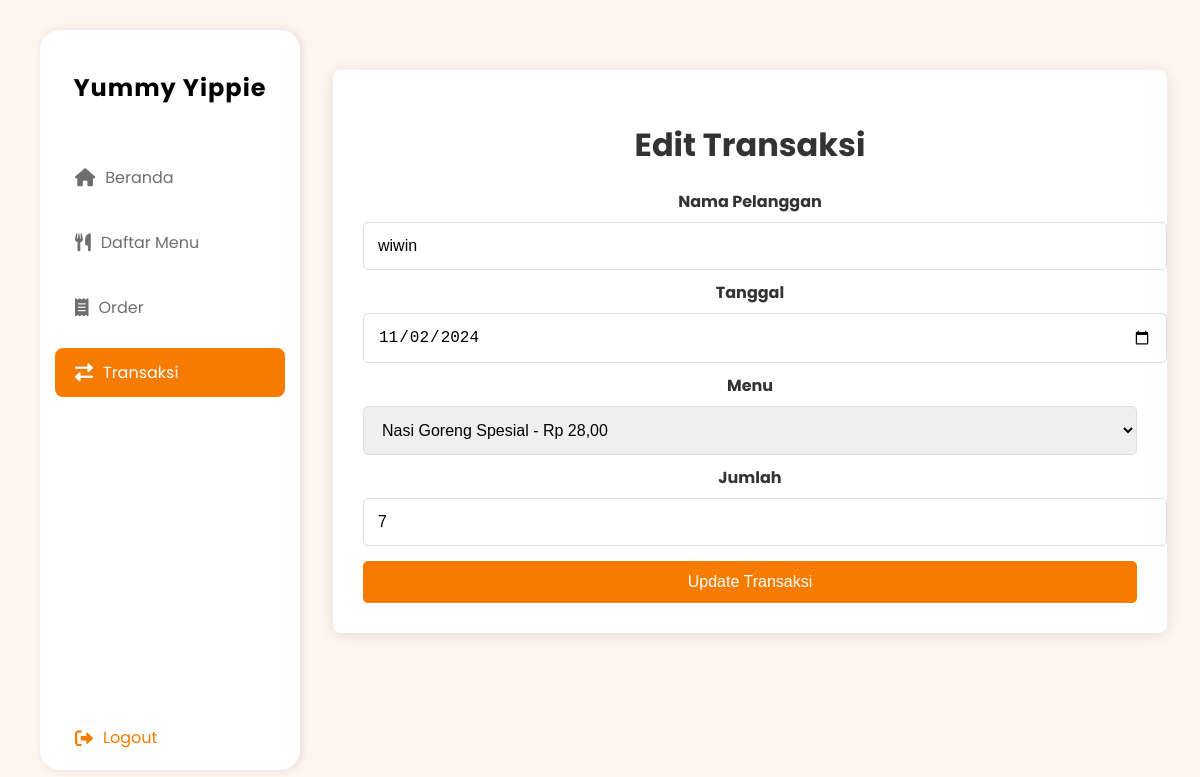
The page /19013restaurant/edit_transaksi.php?id=6 on the database its author committed.
### tables this page shows
CREATE TABLE `tb_transaksi_detail` (
  `id` int(11) NOT NULL,
  `transaksi_id` int(11) NOT NULL,
  `menu_id` int(11) NOT NULL,
  `jumlah` int(11) NOT NULL
);

CREATE TABLE `tb_transaksi` (
  `id` int(11) NOT NULL,
  `nama_pelanggan` text NOT NULL,
  `tanggal` date NOT NULL,
  `total_pembayaran` int(11) NOT NULL
);

CREATE TABLE `tb_menu` (
  `id` int(11) NOT NULL,
  `nama_menu` varchar(100) NOT NULL,
  `harga` int(11) NOT NULL,
  `deskripsi` text NOT NULL
);

### 19013restaurant/edit_transaksi.php (the view, shortened to what this page needs)
<?php
include 'koneksi.php';
if (isset($_GET['id'])) {
    $id = $_GET['id'];
    $query = "SELECT t.id, t.nama_pelanggan, t.tanggal, td.menu_id, td.jumlah
              FROM tb_transaksi t
              JOIN tb_transaksi_detail td ON t.id = td.transaksi_id
              WHERE t.id = $id";
    $result = mysqli_query($koneksi, $query);
    $transaksi = mysqli_fetch_assoc($result);
    $query_menu = "SELECT * FROM tb_menu";
    $result_menu = mysqli_query($koneksi, $query_menu);
}
?>
<!DOCTYPE html>
<html lang="en">
<head>
    <link href="https://cdnjs.cloudflare.com/ajax/libs/font-awesome/6.0.0-beta3/css/all.min.css" rel="stylesheet">
</head>
<body>
    <div class="sidebar">
        <h2>Yummy Yippie</h2>
        <a href="index.php" class="nav-link">
            <i class="fas fa-home"></i> Beranda
        </a>
        <a href="menu.php" class="nav-link">
            <i class="fas fa-utensils"></i> Daftar Menu
        </a>
        <a href="order.php" class="nav-link">
            <i class="fas fa-receipt"></i> Order
        </a>
        <a href="transaksi.php" class="nav-link active">
            <i class="fas fa-exchange-alt"></i> Transaksi
        </a>
        <a href="logout.php" class="nav-link logout-link">
            <i class="fas fa-sign-out-alt"></i> Logout
        </a>
    </div>
    <div class="main-content">
        <div class="container">
            <h1>Edit Transaksi</h1>
            <form method="POST" action="">
                <label for="nama_pelanggan">Nama Pelanggan</label>
                <input type="text" id="nama_pelanggan" name="nama_pelanggan" value="<?php echo $transaksi['nama_pelanggan']; ?>" required>
                <label for="tanggal">Tanggal</label>
                <input type="date" id="tanggal" name="tanggal" value="<?php echo $transaksi['tanggal']; ?>" required>
                <label for="menu_id">Menu</label>
                <select id="menu_id" name="menu_id" required>
                    <?php while ($menu = mysqli_fetch_assoc($result_menu)): ?>
                        <option value="<?php echo $menu['id']; ?>" <?php if ($menu['id'] == $transaksi['menu_id']) echo 'selected'; ?>>
                            <?php echo $menu['nama_menu']; ?> - Rp <?php echo number_format($menu['harga'], 2, ',', '.'); ?>
                        </option>
                    <?php endwhile; ?>
                </select>
                <label for="jumlah">Jumlah</label>
                <input type="number" id="jumlah" name="jumlah" value="<?php echo $transaksi['jumlah']; ?>" required>
                <button type="submit">Update Transaksi</button>
            </form>
        </div>
    </div>
</body>
</html>

### 19013restaurant/edit_transaksi.php (style rules this page uses)
body { font-family: 'Poppins', sans-serif; margin: 0; padding: 0; background-color: #FFF5EE; }
.sidebar { height: calc(100vh - 80px); width: 260px; background-color: #fff; position: fixed; top: 30px; left: 40px; box-shadow: 2px 0 10px rgba(0, 0, 0, 0.1); padding-top: 20px; border-radius: 20px; overflow: hidden; display: flex; flex-direction: column; }
.sidebar h2 { font-size: 24px; text-align: center; color: #000; margin-bottom: 40px; font-weight: bold; letter-spacing: 1px; }
.sidebar .nav-link { color: #6e6e6e; font-size: 16px; padding: 12px 20px; display: flex; align-items: center; border-radius: 8px; transition: all 0.3s ease; text-decoration: none; margin: 8px 15px; }
.sidebar .nav-link i { font-size: 18px; margin-right: 10px; }
.sidebar .nav-link.active { background-color: #f57c00; color: white; }
.sidebar .nav-link.active i { color: white; }
.sidebar .logout-link { color: #f57c00; padding: 12px 20px; display: flex; align-items: center; border-radius: 8px; text-decoration: none; transition: all 0.3s ease; margin-top: auto; }
.main-content { margin-left: 300px; padding: 20px; margin-top: 30px; text-align: center; }
.main-content h1 { font-size: 32px; color: #333; margin-bottom: 20px; }
.container { width: 90%; max-width: 800px; margin: 20px auto; background-color: #ffffff; padding: 30px; border-radius: 8px; box-shadow: 0 2px 15px rgba(0, 0, 0, 0.1); }
label { display: block; font-weight: bold; margin-top: 10px; color: #333; }
input, select, button { width: 100%; padding: 14px; margin-top: 8px; border: 1px solid #ddd; border-radius: 5px; font-size: 16px; }
button { background-color: #f57c00; color: white; border: none; padding: 12px 20px; border-radius: 5px; margin-top: 15px; cursor: pointer; font-size: 16px; }

### rows shown on the page
tb_transaksi_detail: nama_pelanggan "wiwin", tanggal "11/02/2024", menu_id "Nasi Goreng Spesial - Rp 28,00", jumlah "7"
